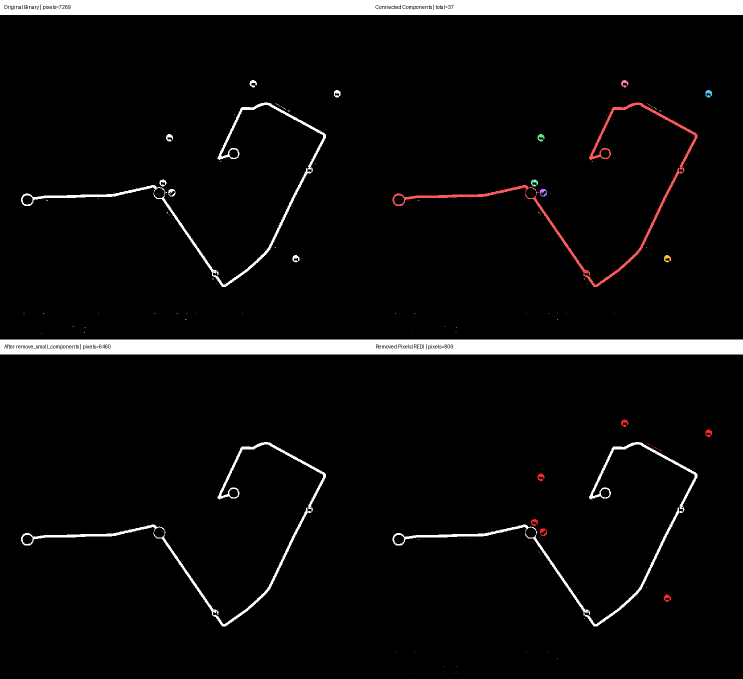
#> input picture model B/marathon-path-seg/src/utilities/assets/045_mask_component_filter_sheet.png, 1486 x 1358 px (shown at 1/2 size); its folder holds only this picture in this run
$ python connect_broken_path.py --input-mask assets/045_mask_component_filter_sheet.png
#> lines starting #> are read from the running program, lines starting #| are printed output that depends on the picture; after the words box and inside, x2 and y2 are one past the last pixel; in counts of white or black regions, pixels touching at a corner belong together
"""
끊어진 마라톤 경로 연결 스크립트.

이 스크립트는 이진 마스크에서 경로가 끊어진 구간을 찾아 연결하고,
결과를 이미지로 저장한다.

핵심 흐름:
1) 마스크 로드 및 이진화
2) 작은 잡음 제거
3) Zhang-Suen skeletonization
4) skeleton endpoint 추출
5) endpoint 사이의 후보 연결
6) A* 기반 경로 연결
7) 연결 결과와 중간 결과를 시각화하여 저장

출력은 정성적 검사용 이미지와 최종 연결 마스크를 포함한다.
"""

from __future__ import annotations

import argparse
import math
import sys
from collections import deque
from heapq import heappop, heappush
from pathlib import Path
from typing import Dict, List, Optional, Sequence, Tuple

import numpy as np
from PIL import Image, ImageDraw, ImageFont


if __package__ in (None, ""):
    project_root = Path(__file__).resolve().parents[1]
    if str(project_root) not in sys.path:
        sys.path.insert(0, str(project_root))
    sys.modules.pop("src", None)


NEIGHBOR_OFFSETS_8: Tuple[Tuple[int, int], ...] = (
    (-1, -1),
    (-1, 0),
    (-1, 1),
    (0, -1),
    (0, 1),
    (1, -1),
    (1, 0),
    (1, 1),
)


def build_arg_parser() -> argparse.ArgumentParser:
    """커맨드라인 인자를 정의한다."""
    parser = argparse.ArgumentParser(
        description="Connect broken marathon path masks and save visual previews."
    )
    parser.add_argument(
        "--input-mask",
        type=str,
        required=True,
        help="Path to a single binary mask image.",
    )
    parser.add_argument(
        "--output-dir",
        type=str,
        default="outputs/path_connection",
        help="Directory for connected masks and preview images.",
    )
    parser.add_argument(
        "--threshold",
        type=int,
        default=127,
        help="Foreground threshold for grayscale masks.",
    )
    parser.add_argument(
        "--min-component-area",
        type=int,
        default=20,
        help="Remove connected components smaller than this area.",
    )
    parser.add_argument(
        "--max-gap",
        type=int,
        default=40,
        help="Maximum endpoint gap that will be considered for bridging.",
    )
    parser.add_argument(
        "--search-margin",
        type=int,
        default=24,
        help="Extra crop margin around a candidate gap during A* search.",
    )
    parser.add_argument(
        "--bridge-thickness",
        type=int,
        default=1,
        help="Thickness used when rasterizing the bridging path.",
    )
    return parser


def load_binary_mask(mask_path: Path, threshold: int) -> np.ndarray:
    """마스크 이미지를 불러와 foreground=True인 이진 배열로 변환한다."""
#> called with threshold = 127
    mask = Image.open(mask_path).convert("L")
    mask_arr = np.asarray(mask, dtype=np.uint8)
    return mask_arr > threshold
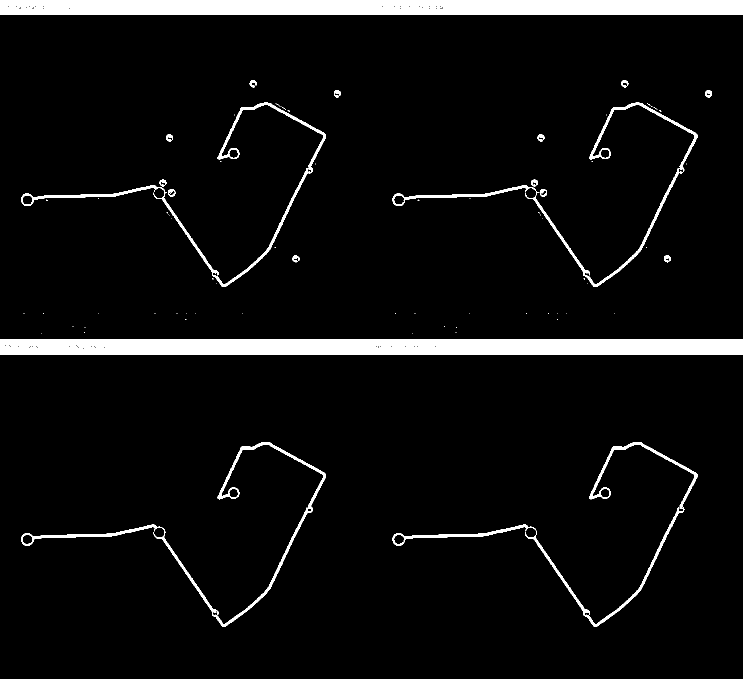
#> returned value: shape (1358, 1486) bool (shown at 1/2 size); 5.7% white; 78 white regions (60 under 20 px), largest, box (x1, y1, x2, y2) and area: (0, 0, 1486, 30) 43882, (0, 679, 1486, 709) 43669, (42, 205, 652, 574) 6460


def connected_components(binary: np.ndarray) -> List[List[Tuple[int, int]]]:
    """8-연결 성분을 구해 각 성분의 픽셀 좌표를 반환한다."""
    height, width = binary.shape
    visited = np.zeros_like(binary, dtype=bool)
    components: List[List[Tuple[int, int]]] = []

    ys, xs = np.nonzero(binary)
    for start_y, start_x in zip(ys.tolist(), xs.tolist()):
        if visited[start_y, start_x]:
            continue

        queue: deque[Tuple[int, int]] = deque([(start_y, start_x)])
        visited[start_y, start_x] = True
        component: List[Tuple[int, int]] = []

        while queue:
            y, x = queue.popleft()
            component.append((y, x))

            for dy, dx in NEIGHBOR_OFFSETS_8:
                ny, nx = y + dy, x + dx
                if 0 <= ny < height and 0 <= nx < width:
                    if binary[ny, nx] and not visited[ny, nx]:
                        visited[ny, nx] = True
                        queue.append((ny, nx))

        components.append(component)
#> after the loop, components = 78 items

    return components


def remove_small_components(binary: np.ndarray, min_area: int) -> np.ndarray:
    """작은 잡음 성분을 제거하고, 남은 성분만 반환한다."""
    if min_area <= 0:
        return binary.copy()

    cleaned = np.zeros_like(binary, dtype=bool)
    components = connected_components(binary)
#> components = 78 items
    for component in components:
        if len(component) >= min_area:
            ys, xs = zip(*component)
            cleaned[np.array(ys), np.array(xs)] = True
#> this loop made 78 passes
#> component on passes 10, 11, 12, 13, 18, 19, 22, 23: [(211, 558), (212, 559), (212, 560)], [(211, 1301), (212, 1302), (212, 1303)], [(213, 562)], [(213, 1305)], [(229, 469), (230, 469)], [(229, 1212), (230, 1212)], [(322, 440), (322, 441), (322, 442)], [(322, 1183), (322, 1184), (322, 1185)]
    return cleaned


def neighbor_count(binary: np.ndarray) -> np.ndarray:
    """각 픽셀의 8-이웃 foreground 개수를 계산한다."""
    arr = binary.astype(np.uint8)
    padded = np.pad(arr, 1, mode="constant")
    counts = np.zeros_like(arr, dtype=np.uint8)

    for dy, dx in NEIGHBOR_OFFSETS_8:
        counts += padded[1 + dy : 1 + dy + arr.shape[0], 1 + dx : 1 + dx + arr.shape[1]]

    return counts


def zhang_suen_thinning(binary: np.ndarray) -> np.ndarray:
    """Zhang-Suen thinning으로 skeleton을 생성한다.

    이 구현은 외부 의존성 없이 동작하도록 순수 numpy 루프로 작성했다.
    입력은 이진 마스크이며, 출력은 1픽셀 두께에 가까운 skeleton이다.
    """
    img = binary.astype(np.uint8).copy()

    def transitions(neighbors: Sequence[int]) -> int:
        return sum((neighbors[i] == 0 and neighbors[i + 1] == 1) for i in range(len(neighbors) - 1))

    changed = True
    while changed:
        changed = False
        for step in (0, 1):
            to_remove: List[Tuple[int, int]] = []
            padded = np.pad(img, 1, mode="constant")
            foreground_points = np.argwhere(img > 0)

            for y, x in foreground_points:
                py, px = y + 1, x + 1
                p2 = int(padded[py - 1, px])
                p3 = int(padded[py - 1, px + 1])
                p4 = int(padded[py, px + 1])
                p5 = int(padded[py + 1, px + 1])
                p6 = int(padded[py + 1, px])
                p7 = int(padded[py + 1, px - 1])
                p8 = int(padded[py, px - 1])
                p9 = int(padded[py - 1, px - 1])

                b = p2 + p3 + p4 + p5 + p6 + p7 + p8 + p9
                if b < 2 or b > 6:
                    continue

                a = transitions((p2, p3, p4, p5, p6, p7, p8, p9, p2))
                if a != 1:
                    continue

                if step == 0:
                    if p2 * p4 * p6 != 0:
                        continue
                    if p4 * p6 * p8 != 0:
                        continue
                else:
                    if p2 * p4 * p8 != 0:
                        continue
                    if p2 * p6 * p8 != 0:
                        continue

                to_remove.append((y, x))

            if to_remove:
                changed = True
                for y, x in to_remove:
                    img[y, x] = 0
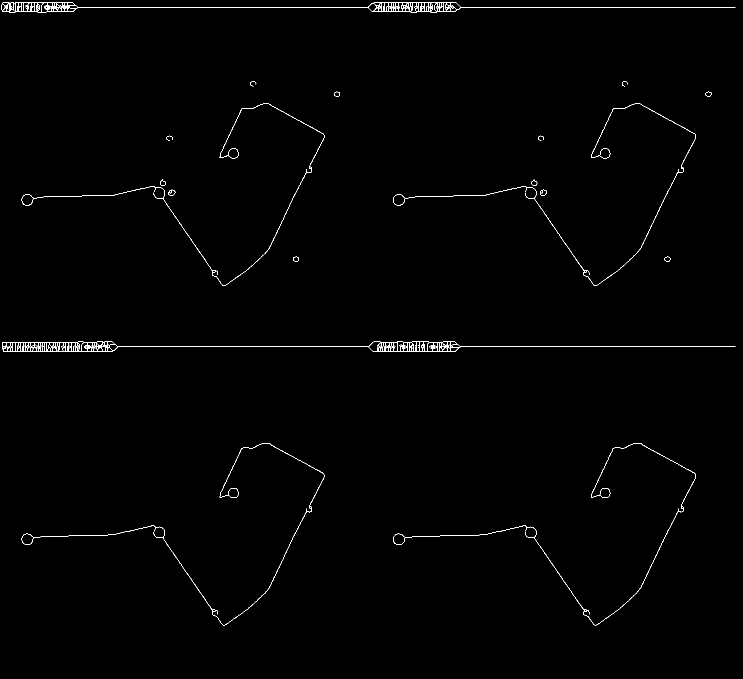
#> img: shape (1358, 1486) (shown at 1/2 size); values 0 (black) and 1 (white), 0.65% white in thin lines or dots
#> after the loop, to_remove = []

    return img.astype(bool)


def find_endpoints(skeleton: np.ndarray) -> List[Tuple[int, int]]:
    """skeleton의 endpoint(8-이웃이 1개인 픽셀)를 찾는다."""
    counts = neighbor_count(skeleton)
#> in neighbor_count, `padded = np.pad(arr, 1, mode="constant")`:
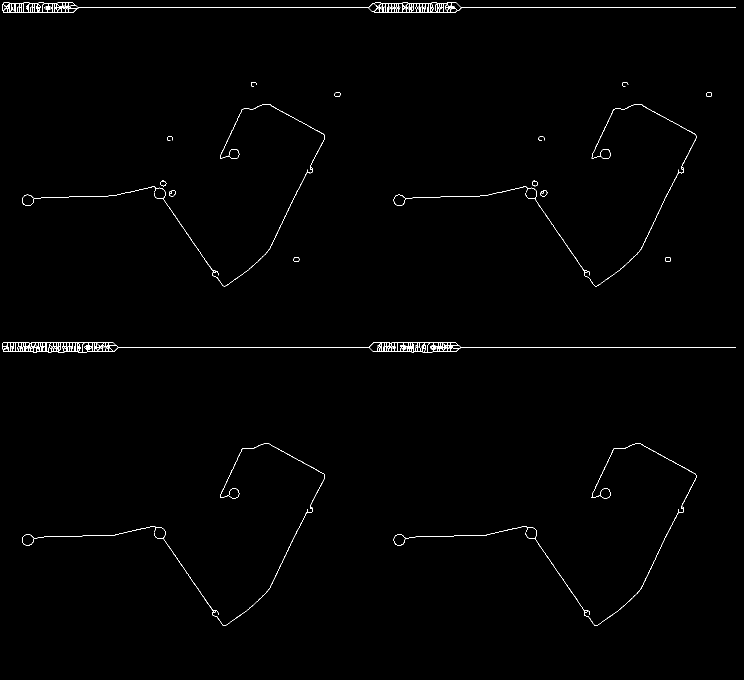
#> padded: shape (1360, 1488) (shown at 1/2 size); values 0 (black) and 1 (white), 0.65% white in thin lines or dots
#> (the rest of the program and of its run is left out)
